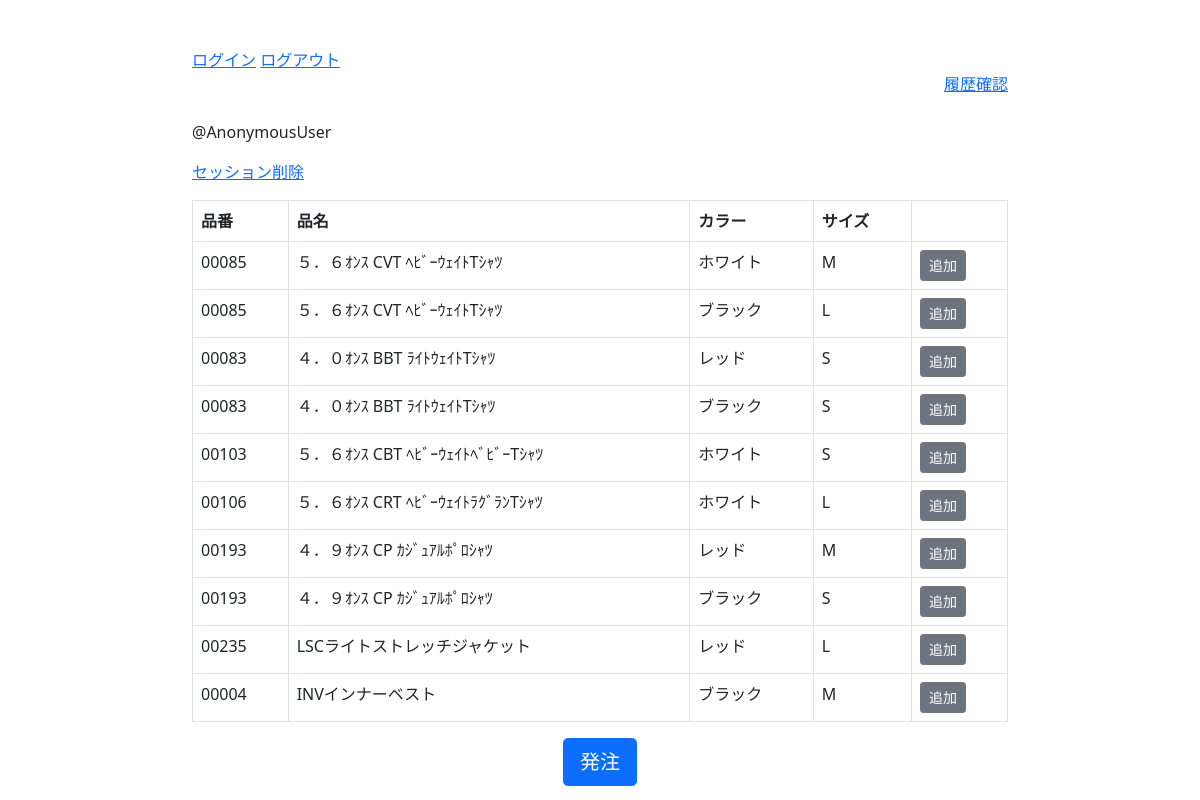
Page /plac5/index/ on the committed database.
### plac5/models.py (models this page shows, shortened)
class Session(models.Model):
    hinban=models.CharField("品番",max_length=10)
    hinmei=models.CharField("品名",max_length=50)
    color=models.CharField("カラー",max_length=10,choices=co)
    size=models.CharField("サイズ",max_length=5,choices=si)

### plac5/views.py (the view)
# urls.py: path('index/',index,name="index"),
def index(request):
    items=Session.objects.all()
    return render(request,"plac5/index.html",{"items":items})

### plac5/templates/plac5/index.html (shortened to what this page needs)
{% extends "plac5/base.html" %}
{% block main %}
<div class="container mt-5" style="width: 70%">
    <div><a href="{% url 'login' %}">ログイン</a>
    <a href="{% url 'logout' %}">ログアウト</a>
    </div>
    <div style="text-align: right;"><a href="{% url 'rireki' %}">履歴確認</a></div>
    <br>
    <p>@{{request.user}}</p>
    <p><a href="{% url 'delete' %}">セッション削除</a></p>
    <table class="table table-bordered">
        <tr>
            <th>品番</th>
            <th>品名</th>
            <th>カラー</th>
            <th>サイズ</th>
            <th></th>
        </tr>
        {% for item in items %}
        <tr>
            <td>{{item.hinban}}</td>
            <td>{{item.hinmei}}</td>
            <td>{{item.color}}</td>
            <td>{{item.size}}</td>
            <td><a href="{% url 'add' item.pk %}"><button type="button" class="btn btn-secondary btn-sm">追加</button></a></td>
        </tr>
        {% endfor %}
    </table>
    <div style="text-align: center;"><a href="{% url 'send' %}"><button type="button" class="btn btn-primary btn-lg">発注</button></a></div>
</div>
{% endblock %}

### rows in the picture
Session: hinban "00085", hinmei "５．６ｵﾝｽ CVT ﾍﾋﾞｰｳｪｲﾄTｼｬﾂ", color "ホワイト", size "M"
Session: hinban "00085", hinmei "５．６ｵﾝｽ CVT ﾍﾋﾞｰｳｪｲﾄTｼｬﾂ", color "ブラック", size "L"
Session: hinban "00083", hinmei "４．０ｵﾝｽ BBT ﾗｲﾄｳｪｲﾄTｼｬﾂ", color "レッド", size "S"
Session: hinban "00083", hinmei "４．０ｵﾝｽ BBT ﾗｲﾄｳｪｲﾄTｼｬﾂ", color "ブラック", size "S"
Session: hinban "00103", hinmei "５．６ｵﾝｽ CBT ﾍﾋﾞｰｳｪｲﾄﾍﾞﾋﾞｰTｼｬﾂ", color "ホワイト", size "S"
Session: hinban "00106", hinmei "５．６ｵﾝｽ CRT ﾍﾋﾞｰｳｪｲﾄﾗｸﾞﾗﾝTｼｬﾂ", color "ホワイト", size "L"
Session: hinban "00193", hinmei "４．９ｵﾝｽ CP ｶｼﾞｭｱﾙﾎﾟﾛｼｬﾂ", color "レッド", size "M"
Session: hinban "00193", hinmei "４．９ｵﾝｽ CP ｶｼﾞｭｱﾙﾎﾟﾛｼｬﾂ", color "ブラック", size "S"
Session: hinban "00235", hinmei "LSCライトストレッチジャケット", color "レッド", size "L"
Session: hinban "00004", hinmei "INVインナーベスト", color "ブラック", size "M"

### other values in the picture
{{ request.user }} "AnonymousUser"
